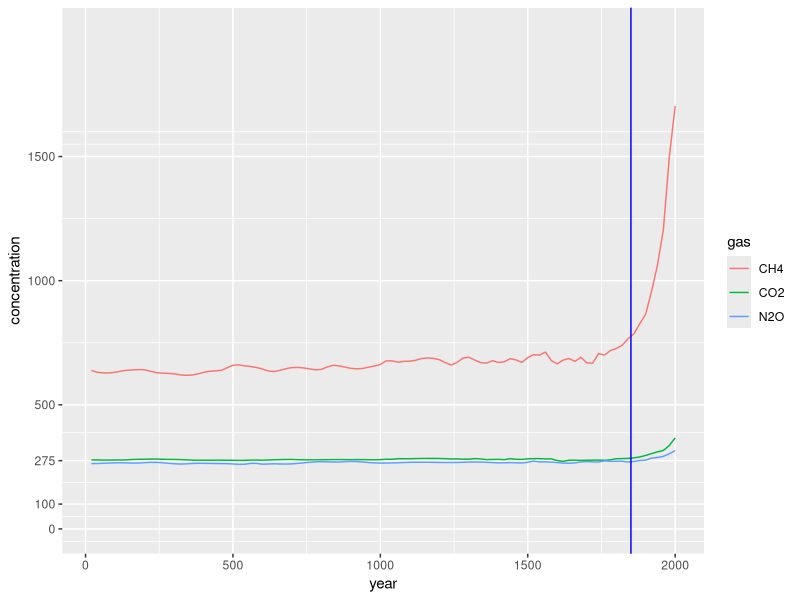
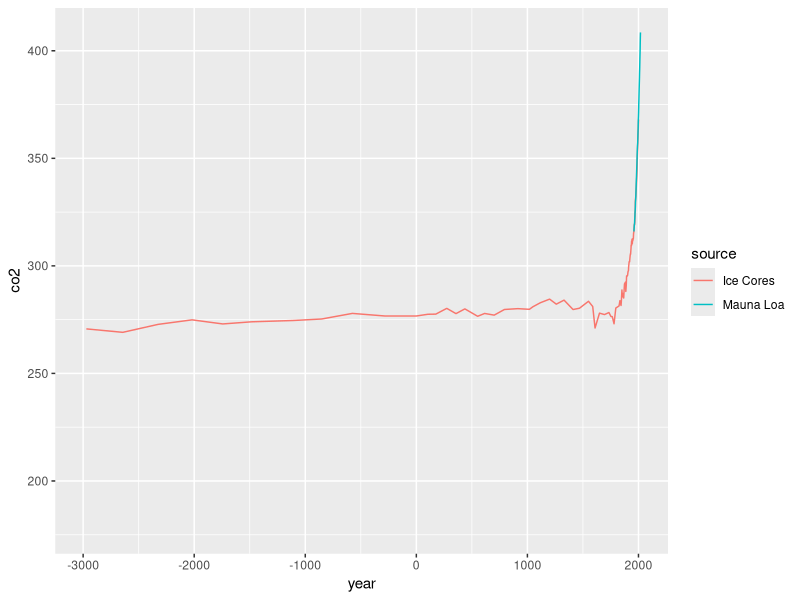

Write R code to recreate these figures, in order.
library(tidyverse)
library(dslabs)
data(temp_carbon)
data(greenhouse_gases)
data(historic_co2)

#Temperature Anomaly line graph
p <- temp_carbon %>%
  filter(!is.na(temp_anomaly)) %>%
  ggplot(aes(year,temp_anomaly)) +
  geom_line() +
  geom_line(aes(y = ocean_anomaly), color = "green") +
  geom_line(aes(y = land_anomaly), color = "brown")
p <- p + geom_hline(aes(yintercept = 0), col = "blue")
p <- p + ylab("Temperature anomaly (degrees C)") +
  ggtitle("Temperature anomaly relative to 20th century mean, 1880-2018") +
  geom_text(aes(x = 2000, y = .05, label = "20th century mean"), color = "blue")

g <- greenhouse_gases %>%
  mutate(gas = factor(gas)) 

g %>% ggplot(aes(year, concentration, color = gas)) +
  geom_line() +
  geom_vline(xintercept = 1850, color = "blue") +
  scale_y_continuous(breaks = c(0,100,275,500,1000,1500), limits = c(0,2000))
  #facet_grid(gas~.) 

t <- temp_carbon %>%
  filter(!is.na(carbon_emissions)) %>%
  ggplot(aes(year, carbon_emissions)) +
  geom_line() +
  geom_vline(xintercept = 1970, color = "blue") +
  geom_vline(xintercept = 2014, color = "blue") +
  geom_vline(xintercept = 1960, color = "blue") 

historic_co2 %>% 
  ggplot(aes(year,co2, color = source)) +
  scale_x_continuous(limits = c(-3000,2018)) +
  geom_line()
  
